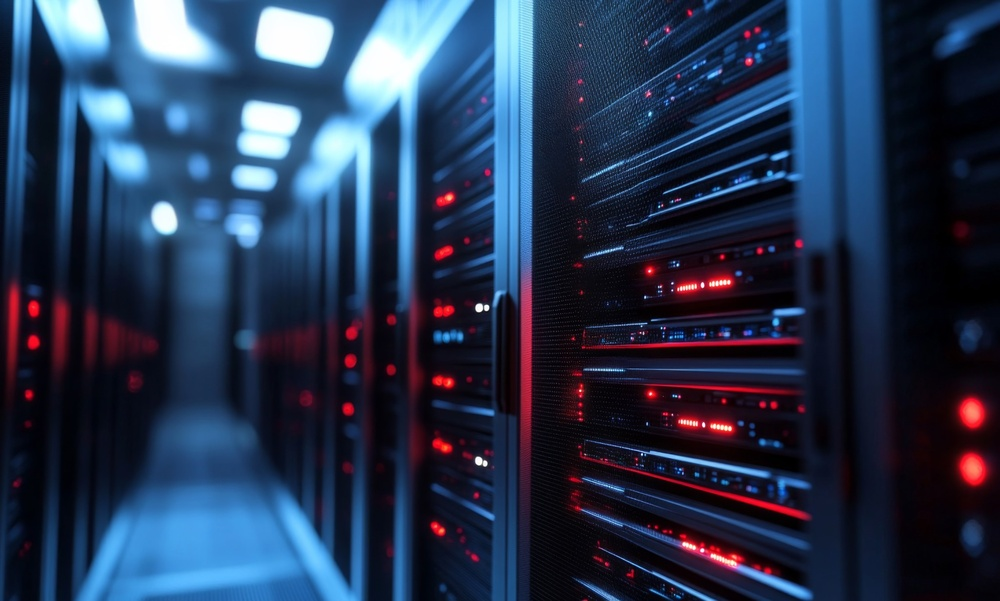
#> input picture TC1038/big-data.jpg, 1000 x 601 px, shrunk from 2048 x 1230 before the run
$ python TC1038_solucion_imagenes.py
#> lines starting #> are read from the running program, lines starting #| are printed output that depends on the picture; after the words box and inside, x2 and y2 are one past the last pixel; in counts of white or black regions, pixels touching at a corner belong together
from PIL import Image
import numpy as np
import matplotlib.pyplot as plt


def cargar_imagen(ruta):
    """Carga una imagen RGB y devuelve su matriz de píxeles."""
#> called with ruta = 'big-data.jpg'
    imagen = Image.open(ruta).convert("RGB")
#> imagen is the input picture: PIL image 1000x601 RGB; mean R, G, B 38.3, 53.8, 80.8
    matriz = np.array(imagen)
    return matriz


def mostrar_informacion(matriz):
    """Imprime dimensiones, tipo de datos y ejemplos de píxeles."""
    alto, ancho, canales = matriz.shape
#> alto = 601; ancho = 1000; canales = 3
    print("Dimensiones (alto, ancho, canales):", matriz.shape)
#| Dimensiones (alto, ancho, canales): (601, 1000, 3)
    print("Tipo de dato:", matriz.dtype)
#| Tipo de dato: uint8
    print("Total de valores:", matriz.size)
#| Total de valores: 1803000
    print("Alto:", alto, "Ancho:", ancho, "Canales:", canales)
#| Alto: 601 Ancho: 1000 Canales: 3
    print("Píxel [0, 0]:", matriz[0, 0])
#| Píxel [0, 0]: [12 42 78]
    print("Píxel central:", matriz[alto // 2, ancho // 2])
#| Píxel central: [ 1 16 39]
    print("Fragmento 3 x 3 de la matriz RGB:")
    print(matriz[:3, :3, :])
#| [[[12 42 78]
#|   [13 43 79]
#|   [12 44 83]]
#|  [[13 43 79]
#|   [14 44 80]
#|   [13 45 84]]
#|  [[13 43 79]
#|   [14 44 80]
#|   [12 44 83]]]


def mostrar_imagen(matriz, titulo="Imagen"):
    """Muestra una matriz como imagen RGB o de un canal."""
    plt.figure(figsize=(10, 6))
    if matriz.ndim == 2:
        plt.imshow(matriz, cmap="gray", vmin=0, vmax=255)
    else:
        plt.imshow(matriz)
    plt.title(titulo)
    plt.axis("off")
    plt.tight_layout()
    plt.show()


def convertir_grises(matriz):
    """Calcula la intensidad de gris para cada píxel RGB."""
    rojo = matriz[:, :, 0].astype(float)
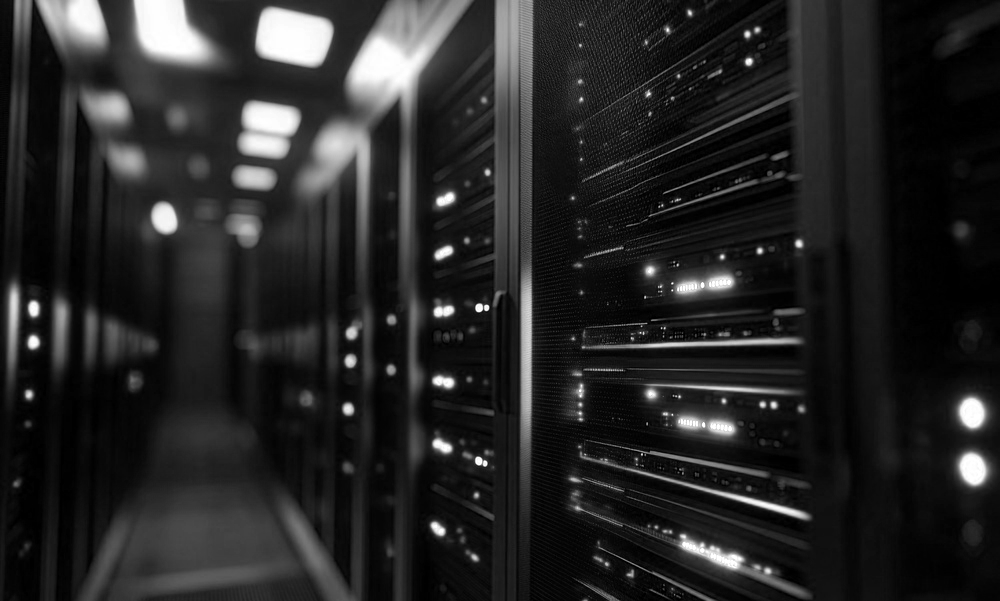
#> rojo: shape (601, 1000) float64; min 0, max 255, mean 38.3
    verde = matriz[:, :, 1].astype(float)
    azul = matriz[:, :, 2].astype(float)
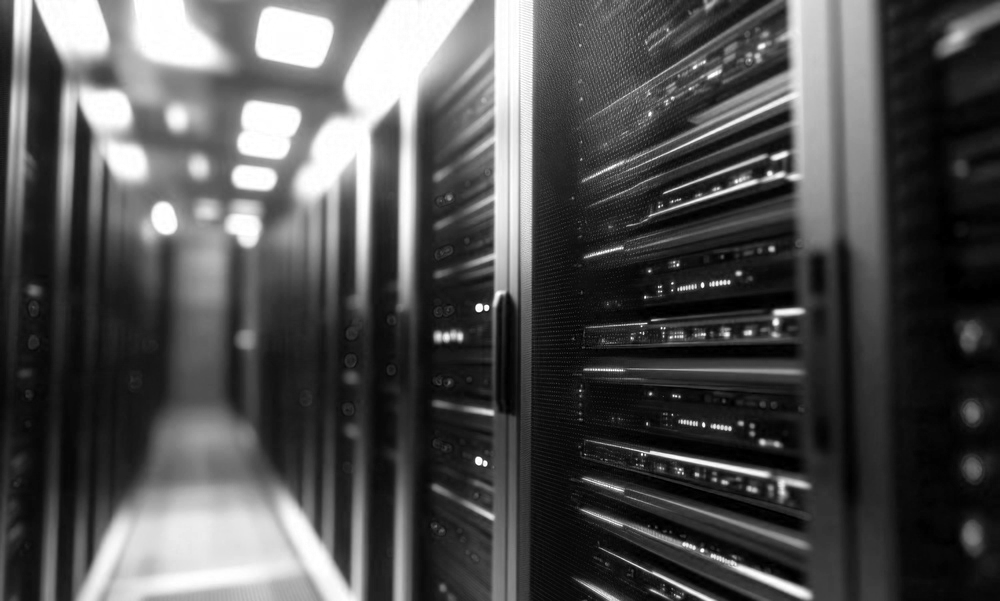
#> azul: shape (601, 1000) float64; min 0, max 255, mean 80.8
    grises = 0.299 * rojo + 0.587 * verde + 0.114 * azul
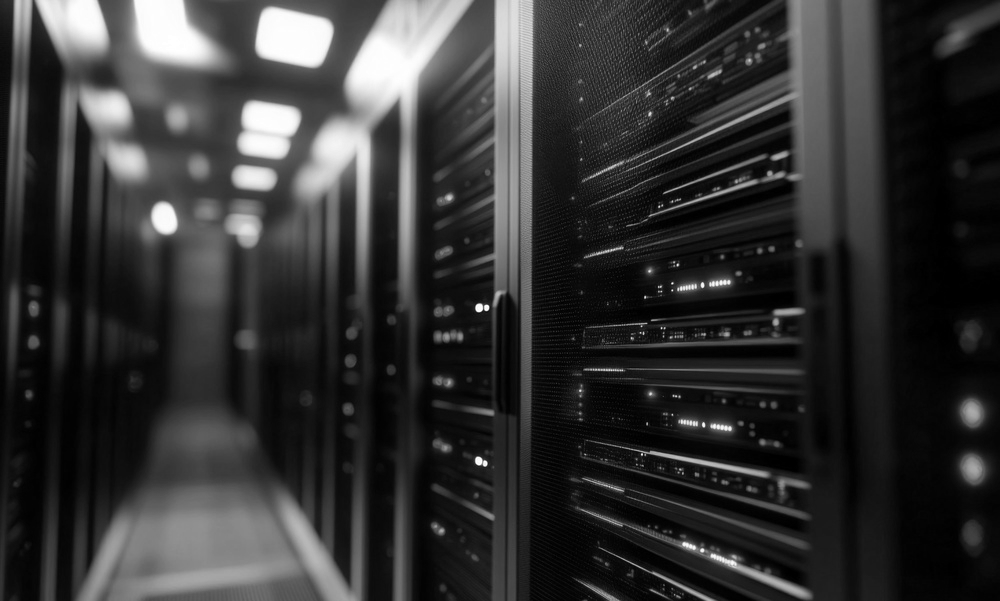
#> grises: shape (601, 1000) float64; min 0, max 255, mean 52.3
    return np.rint(grises).astype(np.uint8)
#| [[37 38 39]
#|  [38 39 40]
#|  [38 39 39]]


def convertir_blanco_negro(grises, umbral=128):
    """Convierte cada gris en 0 (negro) o 255 (blanco)."""
#> called with umbral = 128
    if umbral < 0 or umbral > 255:
        raise ValueError("El umbral debe estar entre 0 y 255")
    return np.where(grises >= umbral, 255, 0).astype(np.uint8)
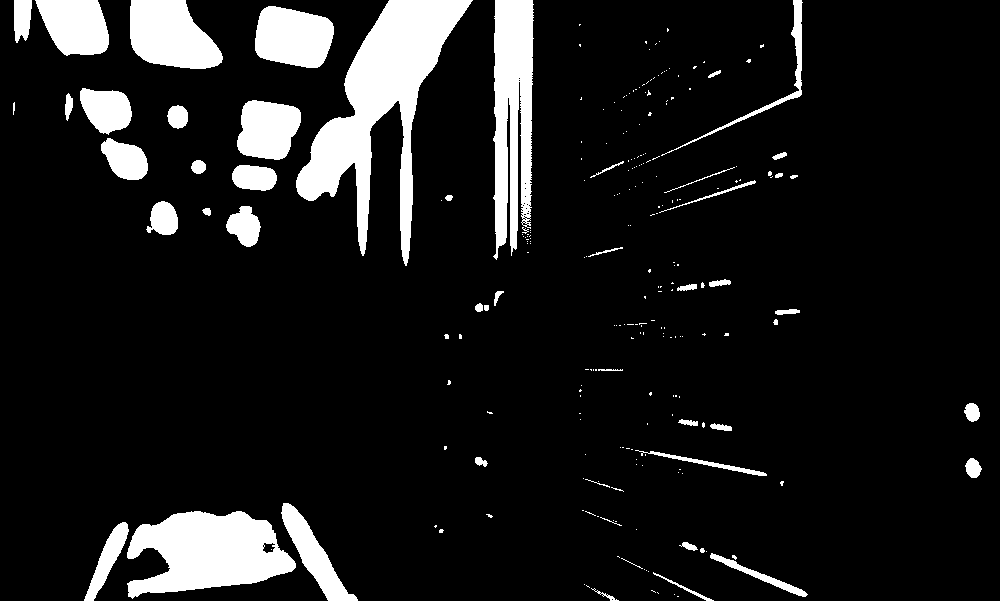
#> returned value: shape (601, 1000); 10.7% white; 246 white regions (193 under 20 px), largest, box (x1, y1, x2, y2) and area: (296, 0, 473, 266) 15537, (127, 511, 296, 599) 9685, (493, 0, 534, 260) 8115
#| [[0 0 0]
#|  [0 0 0]
#|  [0 0 0]]


def separar_rgb(matriz):
    """Devuelve las tres matrices bidimensionales de color."""
    rojo = matriz[:, :, 0]
    verde = matriz[:, :, 1]
    azul = matriz[:, :, 2]
#| Canal rojo, muestra 3 x 3:
#|  [[12 13 12]
#|  [13 14 13]
#|  [13 14 12]]
#| Canal verde, muestra 3 x 3:
#|  [[42 43 44]
#|  [43 44 45]
#|  [43 44 44]]
#| Canal azul, muestra 3 x 3:
#|  [[78 79 83]
#|  [79 80 84]
#|  [79 80 83]]
    return rojo, verde, azul


def crear_imagen_canal(canal, posicion):
    """Coloca un canal en una imagen RGB y los otros dos en cero."""
#> called with posicion = 0
    alto, ancho = canal.shape
#> alto = 601; ancho = 1000
    resultado = np.zeros((alto, ancho, 3), dtype=np.uint8)
    resultado[:, :, posicion] = canal
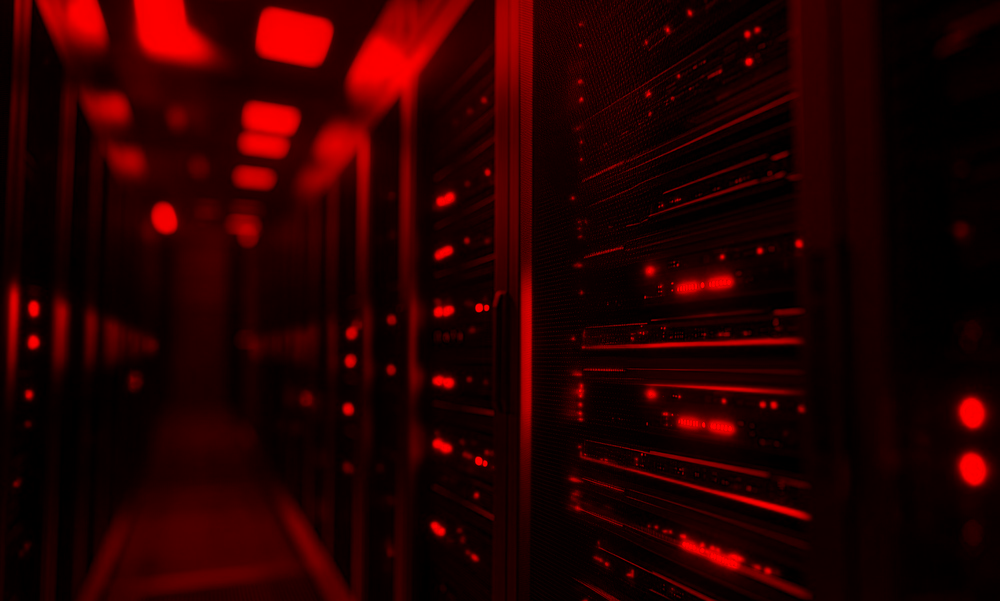
#> resultado: shape (601, 1000, 3); mean of channels 0, 1, 2 38.3, 0, 0; drawn as R, G, B
    return resultado


def main():
    ruta = "big-data.jpg"
    matriz = cargar_imagen(ruta)
    mostrar_informacion(matriz)
    mostrar_imagen(matriz, "Imagen original")

    grises = convertir_grises(matriz)
    print("Matriz gris, primeras 3 filas y columnas:")
    print(grises[:3, :3])
    mostrar_imagen(grises, "Escala de grises")

    binaria = convertir_blanco_negro(grises, 128)
    print("Matriz binaria, primeras 3 filas y columnas:")
    print(binaria[:3, :3])
    mostrar_imagen(binaria, "Blanco y negro, umbral 128")

    rojo, verde, azul = separar_rgb(matriz)
    print("Canal rojo, muestra 3 x 3:\n", rojo[:3, :3])
    print("Canal verde, muestra 3 x 3:\n", verde[:3, :3])
    print("Canal azul, muestra 3 x 3:\n", azul[:3, :3])

    mostrar_imagen(crear_imagen_canal(rojo, 0), "Canal rojo")
    mostrar_imagen(crear_imagen_canal(verde, 1), "Canal verde")
#> call 2 of crear_imagen_canal, with posicion = 1
#> in crear_imagen_canal (call 2), `resultado[:, :, posicion] = canal`:
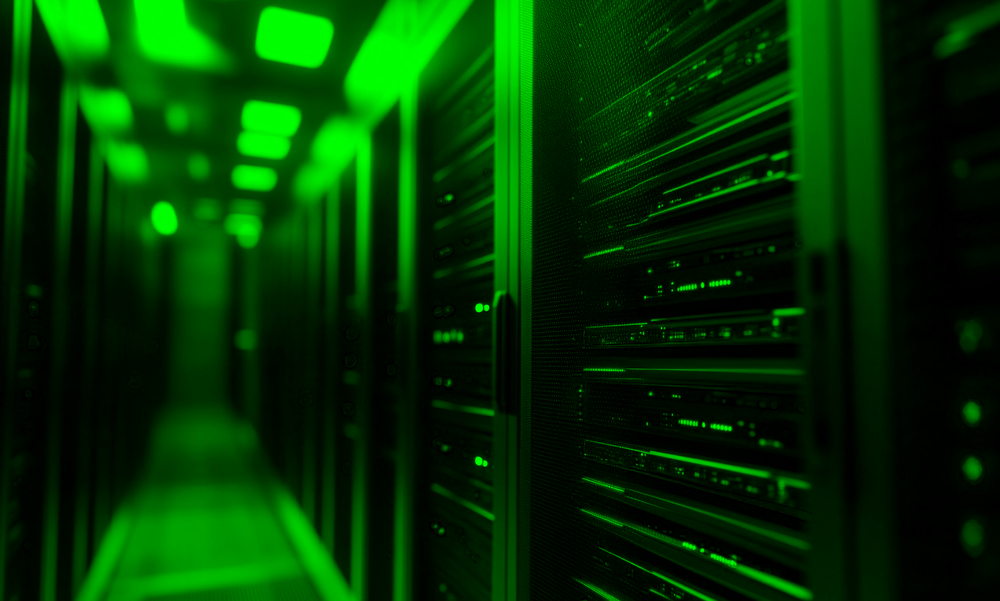
#> resultado: shape (601, 1000, 3); mean of channels 0, 1, 2 0, 53.8, 0; drawn as R, G, B
    mostrar_imagen(crear_imagen_canal(azul, 2), "Canal azul")
#> call 3 of crear_imagen_canal, with posicion = 2
#> in crear_imagen_canal (call 3), `resultado[:, :, posicion] = canal`:
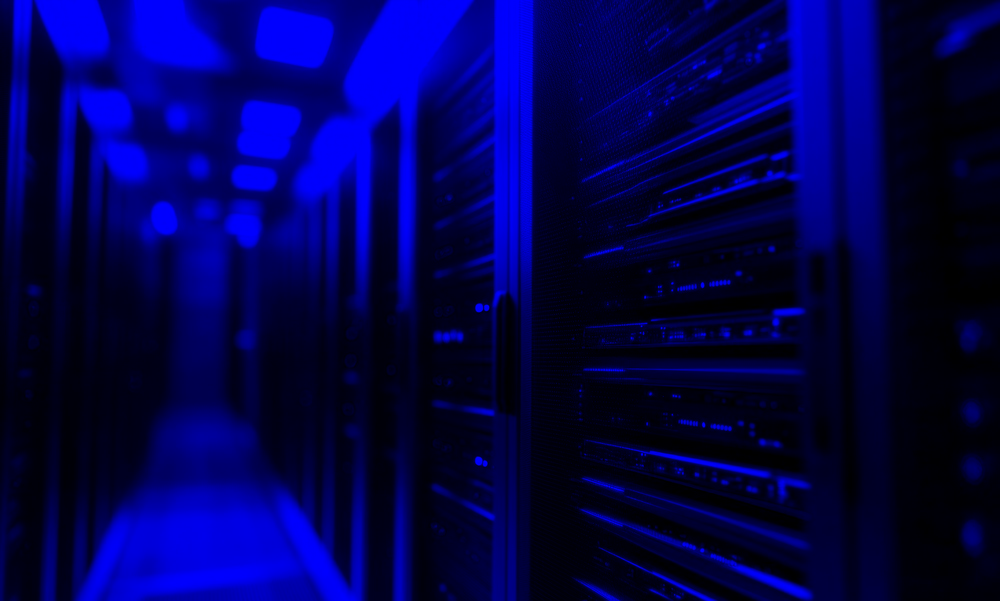
#> resultado: shape (601, 1000, 3); mean of channels 0, 1, 2 0, 0, 80.8; drawn as R, G, B

    Image.fromarray(grises).save("escala_grises.png")
    Image.fromarray(binaria).save("blanco_negro.png")
    Image.fromarray(crear_imagen_canal(rojo, 0)).save("canal_rojo.png")
    Image.fromarray(crear_imagen_canal(verde, 1)).save("canal_verde.png")
    Image.fromarray(crear_imagen_canal(azul, 2)).save("canal_azul.png")
    print("Imágenes procesadas guardadas correctamente.")


if __name__ == "__main__":
    main()
